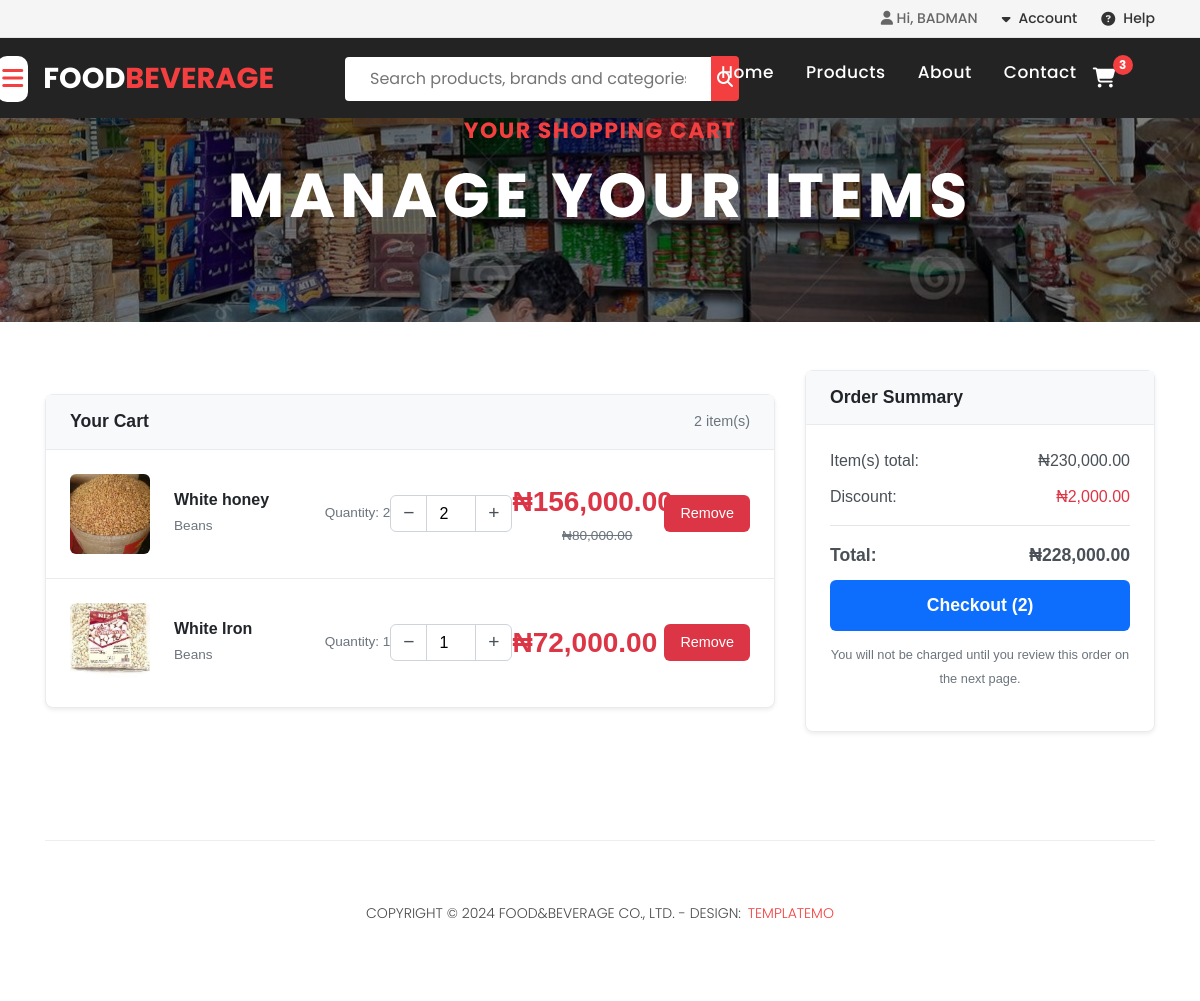
Page /page/cart/ (signed in) on the committed database.
### staticApp/models.py (models this page shows, shortened)
class Users(AbstractUser):
    username = models.CharField(max_length=255,unique=True,null=True,blank=True)
    email = models.EmailField(unique=True,blank=True)
    user_type = models.CharField(max_length=255, choices=USER_TYPE, null=True, blank=True, default=None)

class CartItem(models.Model):
    cart = models.ForeignKey(Cart, on_delete=models.CASCADE, related_name='items')
    product = models.ForeignKey(Product, on_delete=models.CASCADE)
    quantity = models.PositiveIntegerField(default=1)
    package = models.CharField(max_length=50, blank=True, null=True)
    custom_price = models.DecimalField(max_digits=10, decimal_places=2, null=True, blank=True)
    def subtotal(self):
        return (self.custom_price or self.product.price) * self.quantity
    @property
    def old_total_price(self):
        old_price = self.product.old_price or self.product.price
        return old_price * self.quantity

class Product(models.Model):
        COLOR = [
            ('Black', 'Black'),
            ('Gray', 'Gray'),
            ('Blue', 'Blue'),
            ('Pink', 'Pink'),
        ]
        SIZE = [
            ('S', 'Small'),
            ('M', 'Medium'),
            ('L', 'Large'),
        ]
        PRICE_CHOICES = [
            ('Per_paint', 'Per_paint'),
            ('Per_bag', 'Per_bag'),
        ]
        name = models.CharField(max_length=255)
        slug = models.SlugField(unique=True, blank=True)
        description = models.TextField(blank=True, null=True)
        price_per_paint = models.DecimalField(max_digits=10, decimal_places=2, blank=True, null=True)
        price_per_bag = models.DecimalField(max_digits=10, decimal_places=2, blank=True, null=True)
        price_choice = models.CharField(max_length=30, choices= PRICE_CHOICES, default='Per_paint')
        quantity = models.IntegerField(null=True,blank=True)
        old_price = models.DecimalField(max_digits=10, decimal_places=2, blank=True, null=True)
        discount_percent = models.PositiveIntegerField(blank=True, null=True, editable=False)
        stock_quantity = models.PositiveIntegerField(default=0,blank=True, null=True)
        average_rating = models.DecimalField(max_digits=3, decimal_places=1, default=0.0)
        review_count = models.IntegerField(default=0,blank=True, null=True)
        size = models.CharField(max_length=2, choices=SIZE, default='M')
        price = models.DecimalField(max_digits=10, decimal_places=2,null=True,blank=True)
        category = models.CharField(max_length=200, default="")
        sub_category = models.CharField(max_length=200, default="")
        is_available = models.BooleanField(default=True)
        image = models.ImageField(upload_to='products/', null=True, blank=True)
        vendor = models.ForeignKey(settings.AUTH_USER_MODEL, on_delete=models.SET_NULL, blank=True, null=True,
                                   related_name="products")
        created_at = models.DateTimeField(auto_now_add=True)

### staticApp/views.py (the view)
# urls.py: path('cart/', views.cart_view, name='cart'),
@login_required
def cart_view(request):
    try:
        cart = Cart.objects.get(user=request.user)
        cart_items = cart.items.all()
    except Cart.DoesNotExist:
        cart = None
        cart_items = []
    cart_total = cart.total_price() if cart else 0
    cart_total_before_discount = sum(item.old_total_price for item in cart_items)
    cart_discount_total = cart_total_before_discount - cart_total
    context = {
        'cart_items': cart_items,
        'cart_total': cart_total,
        'cart_total_before_discount': cart_total_before_discount,
        'cart_discount_total': cart_discount_total,
    }
    return render(request, 'cart.html', context)

### staticApp/context_processors.py (called while the page is built)
def cart_item_count(request):
    count = 0
    if request.user.is_authenticated:
        cart = Cart.objects.filter(user=request.user).first()
        if cart:
            count = cart.items.aggregate(total=Sum('quantity'))['total'] or 0
    return {'cart_item_count': count}

### staticApp/models.py (called while the page is built)
    def total_price(self):
        return sum(item.subtotal() for item in self.items.all())

### template/cart.html (shortened to what this page needs)
{% extends "base.html" %}
{% load static %}
{% load humanize %}
{% block body %}
<link rel="stylesheet" href="{% static 'assets/css/templatemo-sixteen2.css' %}">
<div class="page-heading about-heading header-text">
    <div class="container">
        <div class="row">
            <div class="col-md-12">
                <div class="text-content">
                    <h4>Your Shopping Cart</h4>
                    <h2>Manage Your Items</h2>
                </div>
            </div>
        </div>
    </div>
</div>
<div class="cart-container container py-5">
  <div class="row">
    <div class="col-lg-8">
      <div class="cart-items-card">
        <div class="card-header">
          <h5 class="mb-0">Your Cart</h5>
          <span id="cart-item-count" class="item-count">{{ cart_items|length }} item(s)</span>
        </div>
        <div class="card-body">
          {% if cart_items %}
            {% for item in cart_items %}
            <div class="cart-item-row" id="cart-item-{{ item.product.id }}" data-product-id="{{ item.product.id }}" data-product-price="{{ item.product.price }}">
              <div class="item-image">
                <img src="{{ item.product.image.url }}" alt="{{ item.product.name }}">
              </div>
              <div class="item-details">
                <h6 class="item-title">{{ item.product.name }}</h6>
                <small class="item-category">{{ item.product.category }}</small>
              </div>
              <small class="item-quantity-display">Quantity: {{ item.quantity }}</small>
              <div class="item-quantity-controls">
                <button class="quantity-btn decrease-qty-btn" type="button">−</button>
                <input type="number" value="{{ item.quantity }}" class="quantity-input">
                <button class="quantity-btn increase-qty-btn" type="button">+</button>
              </div>
              <div class="item-price">
                <span class="current-price item-subtotal">₦{{ item.subtotal|floatformat:2|intcomma }}</span>
                {% if item.product.old_price and item.product.old_price > item.product.price %}
                  <small class="old-price">₦{{ item.product.old_price|floatformat:2|intcomma }}</small>
                {% endif %}
              </div>
              <div class="item-remove">
                <form method="POST" action="{% url 'removeInCart' item.id %}" class="d-inline">
                    <button type="submit" class="remove-btn">Remove</button>
                </form>
              </div>
            </div>
            {% endfor %}
          {% else %}
            <p class="empty-cart-message">Your cart is empty.</p>
          {% endif %}
        </div>
      </div>
    </div>
    <div class="col-lg-4">
      <div class="summary-card">
        <div class="card-header">
          <h5 class="mb-0">Order Summary</h5>
        </div>
        <div class="card-body">
          <div class="summary-line">
            <span>Item(s) total:</span>
            <span id="summary-total-before-discount">₦{{ cart_total_before_discount|floatformat:2|intcomma }}</span>
          </div>
          <div class="summary-line">
            <span>Discount:</span>
            <span id="summary-discount" class="discount-amount">₦{{ cart_discount_total|floatformat:2|intcomma }}</span>
          </div>
          <hr class="summary-hr">
          <div class="summary-line total-line">
            <span>Total:</span>
            <span id="summary-total">₦{{ cart_total|floatformat:2|intcomma }}</span>
          </div>
          <form method="POST" action="{% url 'checkout' %}">
                <button id="checkout-button" class="checkout-btn">
                 Checkout ({{ cart_items|length }})
               </button>
            </form>
          <p class="checkout-note">
            You will not be charged until you review this order on the next page.
          </p>
        </div>
      </div>
    </div>
  </div>
</div>
{% endblock %}

### template/base.html (shortened to what this page needs)
<!DOCTYPE html>
<html lang="en">
{% load static %}
  <head>
    <link rel="stylesheet" href="{% static 'assets/css/templatemo-sixteen2.css' %}">
    <link rel="stylesheet" href="{% static 'assets/css/header.css' %}">
    <link href="{% static 'vendor/bootstrap/css/bootstrap.min.css' %}" rel="stylesheet">
    <link href="https://cdnjs.cloudflare.com/ajax/libs/font-awesome/6.5.2/css/all.min.css" rel="stylesheet">
    <link rel="stylesheet" href="{% static 'assets/css/fontawesome.css' %}">
    <link rel="stylesheet" href="{% static 'assets/css/owl.css' %}">
  </head>
  <body >
    <div class="top-bar">
      <div class="container">
        <div class="row ">
          <div class="col-md-6">
            <div class="user-menu d-flex justify-content-end">
              {% if user.is_authenticated %}
                <span class="user-greeting">
                  <i class="fas fa-user"></i> Hi, {{ user.username|upper }}
                </span>
                <div class="user-dropdown">
                  <a href="javascript:void(0)">
                    <i class="fas fa-caret-down"></i> Account
                  </a>
                </div>
              {% else %}
                <a href="{% url 'login' %}"><i class="fas fa-sign-in-alt"></i> Login</a>
                <a href="{% url 'register' %}"><i class="fas fa-user-plus"></i> Register</a>
              {% endif %}
              <div class="help-dropdown">
                <a href="javascript:void(0)">
                  <i class="fas fa-question-circle"></i> Help
                </a>
              </div>
            </div>
          </div>
        </div>
      </div>
    </div>
    <header>
      <div class="container01 header-container">
        <button id="category-menu-btn" class="menu-toggler" type="button" aria-label="Open category filter">
          <i class="fas fa-bars"></i>
        </button>
        <a class="navbar-brand" href="{% url 'index' %}">
          <h2>FOOD<em>BEVERAGE</em></h2>
        </a>
        <div class="search-container">
          <form method="GET" action="{% url 'product' %}" class="search-form">
            <input type="text" class="search-input" name="q" placeholder="Search products, brands and categories" value="{{ request.GET.q }}">
            <button type="submit" class="search-button"><i class="fas fa-search"></i></button>
          </form>
        </div>
        <div id="head-navbar">
          <ul id="head-navbar1">
            <li class="nav-item {% if request.resolver_match.url_name == 'index' %}active{% endif %}">
              <a class="nav-link" href="{% url 'index' %}">Home</a>
            </li>
            <li class="nav-item {% if request.resolver_match.url_name == 'product' %}active{% endif %}">
              <a class="nav-link" href="{% url 'product' %}">Products</a>
            </li>
            <li class="nav-item {% if request.resolver_match.url_name == 'about' %}active{% endif %}">
              <a class="nav-link" href="{% url 'about' %}">About</a>
            </li>
            <li class="nav-item {% if request.resolver_match.url_name == 'contact' %}active{% endif %}">
              <a class="nav-link" href="{% url 'contact' %}">Contact</a>
            </li>
            <a href="{% url 'cart' %}" class="cart-link">
              <i class="fas fa-shopping-cart"></i>
              {% if cart_item_count > 0 %}
                <span class="cart-count">{{ cart_item_count }}</span>
              {% endif %}
            </a>
          </ul>
        </div>
      </div>
    </header>
    <div class="page-content">
        {% block body %}
        {% endblock %}
    </div>
    <footer>
      <div class="container">
        <div class="row">
          <div class="col-md-12">
            <div class="inner-content">
              <p>Copyright &copy; 2024 Food&Beverage Co., Ltd.
                - Design: <a rel="nofollow noopener" href="https://templatemo.com" target="_blank">TemplateMo</a>
              </p>
            </div>
          </div>
        </div>
      </div>
    </footer>
  </body>
</html>

### static/assets/css/templatemo-sixteen2.css (style rules this page uses)
body { font-family: 'Poppins', sans-serif; overflow-x: hidden; text-rendering: optimizeLegibility; -webkit-font-smoothing: antialiased; -moz-osx-font-smoothing: grayscale; }
footer { text-align: center; margin-top: auto; }
footer .inner-content { border-top: 1px solid #eee; margin-top: 60px; padding: 60px 0px; }
footer .inner-content p { text-transform: uppercase; }
footer .inner-content p a { color: #f33f3f; margin-left: 3px; }
.container { position:relative; }
.current-price { font-size: 28px; font-weight: bold; color: #333; }
.old-price { font-size: 20px; color: #999; text-decoration: line-through; }
.quantity-btn, .quantity-input { border: none; background: none; text-align: center; height: 45px; }
.quantity-btn { width: 40px; cursor: pointer; font-size: 18px; }
.quantity-input { width: 50px; font-weight: bold; }
.remove-btn { background: #dc3545; color: white; border: none; padding: 8px 16px; border-radius: 6px; cursor: pointer; font-size: 0.9rem; font-weight: 500; transition: all 0.2s ease; display: inline-block; text-decoration: none; }
.item-remove { padding-left: 2rem; }
.item-remove form { margin: 0; padding: 0; }
.remove-btn { background: #dc3545; color: white; border: none; padding: 8px 16px; border-radius: 6px; cursor: pointer; font-size: 0.9rem; font-weight: 500; transition: all 0.2s ease; display: inline-block; }
.checkout-btn { background-color: #f97316; color: #fff; font-weight: 600; padding: 0.75rem; border-radius: 9999px; width: 100%; font-size: 1.1rem; transition: background-color 0.2s; }
.cart-container { font-family: Arial, sans-serif; }
.cart-items-card { border: 1px solid #e9ecef; border-radius: 0.5rem; background-color: #fff; box-shadow: 0 0.125rem 0.25rem rgba(0, 0, 0, 0.075); }
.cart-items-card .card-header { background-color: #f8f9fa; display: flex; justify-content: space-between; align-items: center; padding: 1rem 1.5rem; border-bottom: 1px solid #e9ecef; }
.cart-items-card .card-header h5 { font-size: 1.1rem; font-weight: 600; }
.cart-items-card .card-header .item-count { color: #6c757d; font-size: 0.9rem; }
.cart-items-card .card-body { padding: 0; }
.cart-item-row { display: flex; align-items: center; padding: 1.5rem; border-bottom: 1px solid #e9ecef; }
.cart-item-row:last-child { border-bottom: none; }
.item-image img { width: 80px; height: 80px; object-fit: cover; border-radius: 0.375rem; }
.item-details { flex-grow: 1; padding-left: 1.5rem; }
.item-title { font-weight: 600; font-size: 1rem; margin-bottom: 0.25rem; }
.item-category, .item-quantity-display { font-size: 0.85rem; color: #6c757d; }
.item-quantity-controls { display: flex; align-items: center; border: 1px solid #ced4da; border-radius: 0.375rem; }
.quantity-btn { background: none; border: none; width: 35px; height: 35px; font-size: 1.2rem; cursor: pointer; color: #495057; }
.quantity-input { width: 50px; height: 35px; text-align: center; border: none; border-left: 1px solid #ced4da; border-right: 1px solid #ced4da; font-weight: 500; }
.item-price { width: 120px; text-align: right; }
.current-price { font-weight: 600; color: #dc3545; }
.old-price { font-size: 0.85rem; color: #6c757d; text-decoration: line-through; }
.summary-card { border: 1px solid #e9ecef; border-radius: 0.5rem; background-color: #fff; box-shadow: 0 0.125rem 0.25rem rgba(0, 0, 0, 0.075); position: sticky; top: 20px; }
.summary-card .card-header { background-color: #f8f9fa; padding: 1rem 1.5rem; border-bottom: 1px solid #e9ecef; }
.summary-card .card-header h5 { font-size: 1.1rem; font-weight: 600; }
.summary-card .card-body { padding: 1.5rem; }
.summary-line { display: flex; justify-content: space-between; margin-bottom: 0.75rem; color: #495057; }
.summary-line .discount-amount { color: #dc3545; }
.total-line { font-size: 1.1rem; font-weight: 600; }
.summary-hr { margin: 1rem 0; }
.checkout-btn { width: 100%; background-color: #0d6efd; color: white; border: none; padding: 0.75rem; border-radius: 0.375rem; font-weight: 600; margin-bottom: 0.75rem; cursor: pointer; }
.checkout-note { font-size: 0.8rem; color: #6c757d; text-align: center; }
.page-heading { background: linear-gradient(rgba(0, 0, 0, 0.5), rgba(0, 0, 0, 0.5)), url('../images/foodstuff_05.jpg') center/cover no-repeat; padding: 80px 0; color: #fff; text-align: center; }
.page-heading h4 { text-transform: uppercase; letter-spacing: 1.5px; color: #ffb6b6; }
.page-heading h2 { font-size: 40px; font-weight: 700; margin-top: 10px; }

### rows in the picture
Users: username "BADMAN"
CartItem: product.image (picture), product.name "White honey", product.category "Beans", quantity "2", subtotal "156,000.00", product.old_price "80,000.00"
CartItem: product.image (picture), product.name "White Iron", product.category "Beans", quantity "1", subtotal "72,000.00"

### other values in the picture
{{ cart_item_count }} "3"
{{ cart_items|length }} "2"
{{ cart_total_before_discount|floatformat:2|intcomma }} "230,000.00"
{{ cart_discount_total|floatformat:2|intcomma }} "2,000.00"
{{ cart_total|floatformat:2|intcomma }} "228,000.00"
